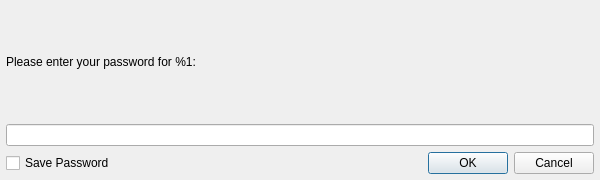
<?xml version="1.0" encoding="UTF-8"?>
<ui version="4.0">
 <class>PasswordDialog</class>
 <widget class="QDialog" name="PasswordDialog">
  <property name="geometry">
   <rect>
    <x>0</x>
    <y>0</y>
    <width>600</width>
    <height>180</height>
   </rect>
  </property>
  <property name="windowTitle">
   <string>Wrong Account Password</string>
  </property>
  <layout class="QVBoxLayout" name="mainLayout">
   <property name="spacing">
    <number>6</number>
   </property>
   <property name="leftMargin">
    <number>6</number>
   </property>
   <property name="topMargin">
    <number>6</number>
   </property>
   <property name="rightMargin">
    <number>6</number>
   </property>
   <property name="bottomMargin">
    <number>6</number>
   </property>
   <item>
    <widget class="QLabel" name="labelAcc">
     <property name="text">
      <string>Please enter your password for %1:</string>
     </property>
    </widget>
   </item>
   <item>
    <widget class="QLineEdit" name="le_password">
     <property name="echoMode">
      <enum>QLineEdit::Password</enum>
     </property>
    </widget>
   </item>
   <item>
    <layout class="QHBoxLayout" name="botLayout">
     <item>
      <widget class="QCheckBox" name="cb_savePassword">
       <property name="text">
        <string>Save Password</string>
       </property>
      </widget>
     </item>
     <item>
      <spacer name="horizontalSpacer">
       <property name="orientation">
        <enum>Qt::Horizontal</enum>
       </property>
       <property name="sizeHint" stdset="0">
        <size>
         <width>40</width>
         <height>20</height>
        </size>
       </property>
      </spacer>
     </item>
     <item>
      <widget class="QDialogButtonBox" name="buttonBox">
       <property name="standardButtons">
        <set>QDialogButtonBox::Cancel|QDialogButtonBox::Ok</set>
       </property>
      </widget>
     </item>
    </layout>
   </item>
  </layout>
 </widget>
 <resources/>
 <connections>
  <connection>
   <sender>buttonBox</sender>
   <signal>accepted()</signal>
   <receiver>PasswordDialog</receiver>
   <slot>accept()</slot>
   <hints>
    <hint type="sourcelabel">
     <x>20</x>
     <y>20</y>
    </hint>
    <hint type="destinationlabel">
     <x>20</x>
     <y>20</y>
    </hint>
   </hints>
  </connection>
  <connection>
   <sender>buttonBox</sender>
   <signal>rejected()</signal>
   <receiver>PasswordDialog</receiver>
   <slot>reject()</slot>
   <hints>
    <hint type="sourcelabel">
     <x>20</x>
     <y>20</y>
    </hint>
    <hint type="destinationlabel">
     <x>20</x>
     <y>20</y>
    </hint>
   </hints>
  </connection>
 </connections>
</ui>
